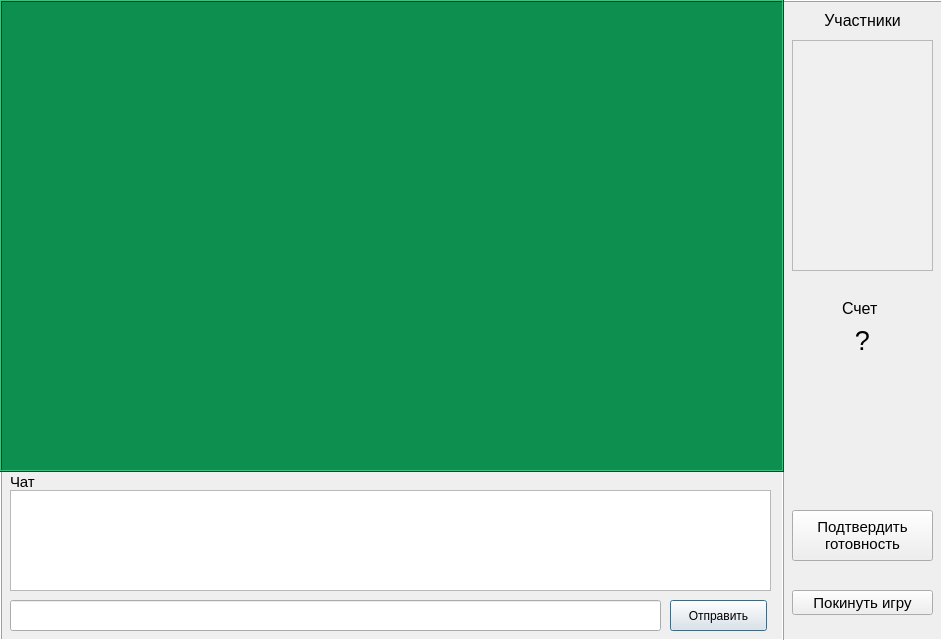
<?xml version="1.0" encoding="UTF-8"?>
<ui version="4.0">
 <class>DialogGame</class>
 <widget class="QDialog" name="DialogGame">
  <property name="geometry">
   <rect>
    <x>0</x>
    <y>0</y>
    <width>942</width>
    <height>640</height>
   </rect>
  </property>
  <property name="windowTitle">
   <string>Название игры</string>
  </property>
  <widget class="QFrame" name="frame">
   <property name="geometry">
    <rect>
     <x>782</x>
     <y>0</y>
     <width>161</width>
     <height>641</height>
    </rect>
   </property>
   <property name="autoFillBackground">
    <bool>true</bool>
   </property>
   <property name="frameShape">
    <enum>QFrame::Box</enum>
   </property>
   <property name="frameShadow">
    <enum>QFrame::Raised</enum>
   </property>
   <widget class="QListWidget" name="listWidget">
    <property name="enabled">
     <bool>false</bool>
    </property>
    <property name="geometry">
     <rect>
      <x>10</x>
      <y>40</y>
      <width>141</width>
      <height>231</height>
     </rect>
    </property>
    <property name="palette">
     <palette>
      <active>
       <colorrole role="WindowText">
        <brush brushstyle="SolidPattern">
         <color alpha="255">
          <red>0</red>
          <green>0</green>
          <blue>0</blue>
         </color>
        </brush>
       </colorrole>
       <colorrole role="Light">
        <brush brushstyle="SolidPattern">
         <color alpha="255">
          <red>240</red>
          <green>240</green>
          <blue>240</blue>
         </color>
        </brush>
       </colorrole>
       <colorrole role="Text">
        <brush brushstyle="SolidPattern">
         <color alpha="255">
          <red>0</red>
          <green>0</green>
          <blue>0</blue>
         </color>
        </brush>
       </colorrole>
       <colorrole role="BrightText">
        <brush brushstyle="SolidPattern">
         <color alpha="255">
          <red>240</red>
          <green>240</green>
          <blue>240</blue>
         </color>
        </brush>
       </colorrole>
       <colorrole role="Base">
        <brush brushstyle="SolidPattern">
         <color alpha="255">
          <red>240</red>
          <green>240</green>
          <blue>240</blue>
         </color>
        </brush>
       </colorrole>
      </active>
      <inactive>
       <colorrole role="WindowText">
        <brush brushstyle="SolidPattern">
         <color alpha="255">
          <red>0</red>
          <green>0</green>
          <blue>0</blue>
         </color>
        </brush>
       </colorrole>
       <colorrole role="Light">
        <brush brushstyle="SolidPattern">
         <color alpha="255">
          <red>240</red>
          <green>240</green>
          <blue>240</blue>
         </color>
        </brush>
       </colorrole>
       <colorrole role="Text">
        <brush brushstyle="SolidPattern">
         <color alpha="255">
          <red>0</red>
          <green>0</green>
          <blue>0</blue>
         </color>
        </brush>
       </colorrole>
       <colorrole role="BrightText">
        <brush brushstyle="SolidPattern">
         <color alpha="255">
          <red>240</red>
          <green>240</green>
          <blue>240</blue>
         </color>
        </brush>
       </colorrole>
       <colorrole role="Base">
        <brush brushstyle="SolidPattern">
         <color alpha="255">
          <red>240</red>
          <green>240</green>
          <blue>240</blue>
         </color>
        </brush>
       </colorrole>
      </inactive>
      <disabled>
       <colorrole role="WindowText">
        <brush brushstyle="SolidPattern">
         <color alpha="255">
          <red>0</red>
          <green>0</green>
          <blue>0</blue>
         </color>
        </brush>
       </colorrole>
       <colorrole role="Light">
        <brush brushstyle="SolidPattern">
         <color alpha="255">
          <red>240</red>
          <green>240</green>
          <blue>240</blue>
         </color>
        </brush>
       </colorrole>
       <colorrole role="Text">
        <brush brushstyle="SolidPattern">
         <color alpha="255">
          <red>0</red>
          <green>0</green>
          <blue>0</blue>
         </color>
        </brush>
       </colorrole>
       <colorrole role="BrightText">
        <brush brushstyle="SolidPattern">
         <color alpha="255">
          <red>240</red>
          <green>240</green>
          <blue>240</blue>
         </color>
        </brush>
       </colorrole>
       <colorrole role="Base">
        <brush brushstyle="SolidPattern">
         <color alpha="255">
          <red>240</red>
          <green>240</green>
          <blue>240</blue>
         </color>
        </brush>
       </colorrole>
      </disabled>
     </palette>
    </property>
    <property name="font">
     <font>
      <pointsize>10</pointsize>
     </font>
    </property>
    <property name="autoFillBackground">
     <bool>false</bool>
    </property>
    <property name="frameShape">
     <enum>QFrame::StyledPanel</enum>
    </property>
    <property name="frameShadow">
     <enum>QFrame::Plain</enum>
    </property>
    <property name="lineWidth">
     <number>1</number>
    </property>
    <property name="editTriggers">
     <set>QAbstractItemView::NoEditTriggers</set>
    </property>
    <property name="sortingEnabled">
     <bool>false</bool>
    </property>
   </widget>
   <widget class="QLabel" name="label">
    <property name="geometry">
     <rect>
      <x>10</x>
      <y>10</y>
      <width>141</width>
      <height>20</height>
     </rect>
    </property>
    <property name="font">
     <font>
      <pointsize>12</pointsize>
     </font>
    </property>
    <property name="text">
     <string>Участники</string>
    </property>
    <property name="alignment">
     <set>Qt::AlignCenter</set>
    </property>
   </widget>
   <widget class="QPushButton" name="pushButton">
    <property name="geometry">
     <rect>
      <x>10</x>
      <y>590</y>
      <width>141</width>
      <height>25</height>
     </rect>
    </property>
    <property name="font">
     <font>
      <pointsize>11</pointsize>
     </font>
    </property>
    <property name="focusPolicy">
     <enum>Qt::NoFocus</enum>
    </property>
    <property name="text">
     <string>Покинуть игру</string>
    </property>
   </widget>
   <widget class="QLabel" name="label_3">
    <property name="geometry">
     <rect>
      <x>60</x>
      <y>300</y>
      <width>41</width>
      <height>16</height>
     </rect>
    </property>
    <property name="font">
     <font>
      <pointsize>12</pointsize>
     </font>
    </property>
    <property name="text">
     <string>Счет</string>
    </property>
   </widget>
   <widget class="QLabel" name="label_4">
    <property name="geometry">
     <rect>
      <x>10</x>
      <y>320</y>
      <width>141</width>
      <height>41</height>
     </rect>
    </property>
    <property name="font">
     <font>
      <pointsize>20</pointsize>
     </font>
    </property>
    <property name="text">
     <string>?</string>
    </property>
    <property name="alignment">
     <set>Qt::AlignCenter</set>
    </property>
   </widget>
   <widget class="QPushButton" name="pushButton_2">
    <property name="geometry">
     <rect>
      <x>10</x>
      <y>510</y>
      <width>141</width>
      <height>51</height>
     </rect>
    </property>
    <property name="font">
     <font>
      <pointsize>11</pointsize>
     </font>
    </property>
    <property name="focusPolicy">
     <enum>Qt::NoFocus</enum>
    </property>
    <property name="text">
     <string>Подтвердить 
готовность</string>
    </property>
   </widget>
  </widget>
  <widget class="QFrame" name="frame_3">
   <property name="geometry">
    <rect>
     <x>0</x>
     <y>470</y>
     <width>784</width>
     <height>171</height>
    </rect>
   </property>
   <property name="autoFillBackground">
    <bool>true</bool>
   </property>
   <property name="frameShape">
    <enum>QFrame::Box</enum>
   </property>
   <property name="frameShadow">
    <enum>QFrame::Raised</enum>
   </property>
   <widget class="QTextBrowser" name="textBrowser">
    <property name="geometry">
     <rect>
      <x>10</x>
      <y>20</y>
      <width>761</width>
      <height>101</height>
     </rect>
    </property>
    <property name="locale">
     <locale language="Russian" country="RussianFederation"/>
    </property>
   </widget>
   <widget class="QLabel" name="label_2">
    <property name="geometry">
     <rect>
      <x>10</x>
      <y>5</y>
      <width>46</width>
      <height>13</height>
     </rect>
    </property>
    <property name="font">
     <font>
      <pointsize>11</pointsize>
     </font>
    </property>
    <property name="text">
     <string>Чат</string>
    </property>
   </widget>
   <widget class="QLineEdit" name="lineEdit">
    <property name="geometry">
     <rect>
      <x>10</x>
      <y>130</y>
      <width>651</width>
      <height>31</height>
     </rect>
    </property>
    <property name="locale">
     <locale language="Russian" country="RussianFederation"/>
    </property>
   </widget>
   <widget class="QPushButton" name="pushButton_3">
    <property name="geometry">
     <rect>
      <x>670</x>
      <y>130</y>
      <width>97</width>
      <height>31</height>
     </rect>
    </property>
    <property name="focusPolicy">
     <enum>Qt::TabFocus</enum>
    </property>
    <property name="text">
     <string>Отправить</string>
    </property>
   </widget>
  </widget>
  <widget class="QFrame" name="frame_2">
   <property name="geometry">
    <rect>
     <x>0</x>
     <y>0</y>
     <width>784</width>
     <height>472</height>
    </rect>
   </property>
   <property name="palette">
    <palette>
     <active>
      <colorrole role="WindowText">
       <brush brushstyle="SolidPattern">
        <color alpha="255">
         <red>0</red>
         <green>0</green>
         <blue>0</blue>
        </color>
       </brush>
      </colorrole>
      <colorrole role="Button">
       <brush brushstyle="SolidPattern">
        <color alpha="255">
         <red>13</red>
         <green>144</green>
         <blue>79</blue>
        </color>
       </brush>
      </colorrole>
      <colorrole role="Light">
       <brush brushstyle="SolidPattern">
        <color alpha="255">
         <red>19</red>
         <green>216</green>
         <blue>118</blue>
        </color>
       </brush>
      </colorrole>
      <colorrole role="Midlight">
       <brush brushstyle="SolidPattern">
        <color alpha="255">
         <red>16</red>
         <green>180</green>
         <blue>98</blue>
        </color>
       </brush>
      </colorrole>
      <colorrole role="Dark">
       <brush brushstyle="SolidPattern">
        <color alpha="255">
         <red>6</red>
         <green>72</green>
         <blue>39</blue>
        </color>
       </brush>
      </colorrole>
      <colorrole role="Mid">
       <brush brushstyle="SolidPattern">
        <color alpha="255">
         <red>8</red>
         <green>96</green>
         <blue>52</blue>
        </color>
       </brush>
      </colorrole>
      <colorrole role="Text">
       <brush brushstyle="SolidPattern">
        <color alpha="255">
         <red>0</red>
         <green>0</green>
         <blue>0</blue>
        </color>
       </brush>
      </colorrole>
      <colorrole role="BrightText">
       <brush brushstyle="SolidPattern">
        <color alpha="255">
         <red>255</red>
         <green>255</green>
         <blue>255</blue>
        </color>
       </brush>
      </colorrole>
      <colorrole role="ButtonText">
       <brush brushstyle="SolidPattern">
        <color alpha="255">
         <red>0</red>
         <green>0</green>
         <blue>0</blue>
        </color>
       </brush>
      </colorrole>
      <colorrole role="Base">
       <brush brushstyle="SolidPattern">
        <color alpha="255">
         <red>255</red>
         <green>255</green>
         <blue>255</blue>
        </color>
       </brush>
      </colorrole>
      <colorrole role="Window">
       <brush brushstyle="SolidPattern">
        <color alpha="255">
         <red>13</red>
         <green>144</green>
         <blue>79</blue>
        </color>
       </brush>
      </colorrole>
      <colorrole role="Shadow">
       <brush brushstyle="SolidPattern">
        <color alpha="255">
         <red>0</red>
         <green>0</green>
         <blue>0</blue>
        </color>
       </brush>
      </colorrole>
      <colorrole role="AlternateBase">
       <brush brushstyle="SolidPattern">
        <color alpha="255">
         <red>134</red>
         <green>199</green>
         <blue>167</blue>
        </color>
       </brush>
      </colorrole>
      <colorrole role="ToolTipBase">
       <brush brushstyle="SolidPattern">
        <color alpha="255">
         <red>255</red>
         <green>255</green>
         <blue>220</blue>
        </color>
       </brush>
      </colorrole>
      <colorrole role="ToolTipText">
       <brush brushstyle="SolidPattern">
        <color alpha="255">
         <red>0</red>
         <green>0</green>
         <blue>0</blue>
        </color>
       </brush>
      </colorrole>
     </active>
     <inactive>
      <colorrole role="WindowText">
       <brush brushstyle="SolidPattern">
        <color alpha="255">
         <red>0</red>
         <green>0</green>
         <blue>0</blue>
        </color>
       </brush>
      </colorrole>
      <colorrole role="Button">
       <brush brushstyle="SolidPattern">
        <color alpha="255">
         <red>13</red>
         <green>144</green>
         <blue>79</blue>
        </color>
       </brush>
      </colorrole>
      <colorrole role="Light">
       <brush brushstyle="SolidPattern">
        <color alpha="255">
         <red>19</red>
         <green>216</green>
         <blue>118</blue>
        </color>
       </brush>
      </colorrole>
      <colorrole role="Midlight">
       <brush brushstyle="SolidPattern">
        <color alpha="255">
         <red>16</red>
         <green>180</green>
         <blue>98</blue>
        </color>
       </brush>
      </colorrole>
      <colorrole role="Dark">
       <brush brushstyle="SolidPattern">
        <color alpha="255">
         <red>6</red>
         <green>72</green>
         <blue>39</blue>
        </color>
       </brush>
      </colorrole>
      <colorrole role="Mid">
       <brush brushstyle="SolidPattern">
        <color alpha="255">
         <red>8</red>
         <green>96</green>
         <blue>52</blue>
        </color>
       </brush>
      </colorrole>
      <colorrole role="Text">
       <brush brushstyle="SolidPattern">
        <color alpha="255">
         <red>0</red>
         <green>0</green>
         <blue>0</blue>
        </color>
       </brush>
      </colorrole>
      <colorrole role="BrightText">
       <brush brushstyle="SolidPattern">
        <color alpha="255">
         <red>255</red>
         <green>255</green>
         <blue>255</blue>
        </color>
       </brush>
      </colorrole>
      <colorrole role="ButtonText">
       <brush brushstyle="SolidPattern">
        <color alpha="255">
         <red>0</red>
         <green>0</green>
         <blue>0</blue>
        </color>
       </brush>
      </colorrole>
      <colorrole role="Base">
       <brush brushstyle="SolidPattern">
        <color alpha="255">
         <red>255</red>
         <green>255</green>
         <blue>255</blue>
        </color>
       </brush>
      </colorrole>
      <colorrole role="Window">
       <brush brushstyle="SolidPattern">
        <color alpha="255">
         <red>13</red>
         <green>144</green>
         <blue>79</blue>
        </color>
       </brush>
      </colorrole>
      <colorrole role="Shadow">
       <brush brushstyle="SolidPattern">
        <color alpha="255">
         <red>0</red>
         <green>0</green>
         <blue>0</blue>
        </color>
       </brush>
      </colorrole>
      <colorrole role="AlternateBase">
       <brush brushstyle="SolidPattern">
        <color alpha="255">
         <red>134</red>
         <green>199</green>
         <blue>167</blue>
        </color>
       </brush>
      </colorrole>
      <colorrole role="ToolTipBase">
       <brush brushstyle="SolidPattern">
        <color alpha="255">
         <red>255</red>
         <green>255</green>
         <blue>220</blue>
        </color>
       </brush>
      </colorrole>
      <colorrole role="ToolTipText">
       <brush brushstyle="SolidPattern">
        <color alpha="255">
         <red>0</red>
         <green>0</green>
         <blue>0</blue>
        </color>
       </brush>
      </colorrole>
     </inactive>
     <disabled>
      <colorrole role="WindowText">
       <brush brushstyle="SolidPattern">
        <color alpha="255">
         <red>6</red>
         <green>72</green>
         <blue>39</blue>
        </color>
       </brush>
      </colorrole>
      <colorrole role="Button">
       <brush brushstyle="SolidPattern">
        <color alpha="255">
         <red>13</red>
         <green>144</green>
         <blue>79</blue>
        </color>
       </brush>
      </colorrole>
      <colorrole role="Light">
       <brush brushstyle="SolidPattern">
        <color alpha="255">
         <red>19</red>
         <green>216</green>
         <blue>118</blue>
        </color>
       </brush>
      </colorrole>
      <colorrole role="Midlight">
       <brush brushstyle="SolidPattern">
        <color alpha="255">
         <red>16</red>
         <green>180</green>
         <blue>98</blue>
        </color>
       </brush>
      </colorrole>
      <colorrole role="Dark">
       <brush brushstyle="SolidPattern">
        <color alpha="255">
         <red>6</red>
         <green>72</green>
         <blue>39</blue>
        </color>
       </brush>
      </colorrole>
      <colorrole role="Mid">
       <brush brushstyle="SolidPattern">
        <color alpha="255">
         <red>8</red>
         <green>96</green>
         <blue>52</blue>
        </color>
       </brush>
      </colorrole>
      <colorrole role="Text">
       <brush brushstyle="SolidPattern">
        <color alpha="255">
         <red>6</red>
         <green>72</green>
         <blue>39</blue>
        </color>
       </brush>
      </colorrole>
      <colorrole role="BrightText">
       <brush brushstyle="SolidPattern">
        <color alpha="255">
         <red>255</red>
         <green>255</green>
         <blue>255</blue>
        </color>
       </brush>
      </colorrole>
      <colorrole role="ButtonText">
       <brush brushstyle="SolidPattern">
        <color alpha="255">
         <red>6</red>
         <green>72</green>
         <blue>39</blue>
        </color>
       </brush>
      </colorrole>
      <colorrole role="Base">
       <brush brushstyle="SolidPattern">
        <color alpha="255">
         <red>13</red>
         <green>144</green>
         <blue>79</blue>
        </color>
       </brush>
      </colorrole>
      <colorrole role="Window">
       <brush brushstyle="SolidPattern">
        <color alpha="255">
         <red>13</red>
         <green>144</green>
         <blue>79</blue>
        </color>
       </brush>
      </colorrole>
      <colorrole role="Shadow">
       <brush brushstyle="SolidPattern">
        <color alpha="255">
         <red>0</red>
         <green>0</green>
         <blue>0</blue>
        </color>
       </brush>
      </colorrole>
      <colorrole role="AlternateBase">
       <brush brushstyle="SolidPattern">
        <color alpha="255">
         <red>13</red>
         <green>144</green>
         <blue>79</blue>
        </color>
       </brush>
      </colorrole>
      <colorrole role="ToolTipBase">
       <brush brushstyle="SolidPattern">
        <color alpha="255">
         <red>255</red>
         <green>255</green>
         <blue>220</blue>
        </color>
       </brush>
      </colorrole>
      <colorrole role="ToolTipText">
       <brush brushstyle="SolidPattern">
        <color alpha="255">
         <red>0</red>
         <green>0</green>
         <blue>0</blue>
        </color>
       </brush>
      </colorrole>
     </disabled>
    </palette>
   </property>
   <property name="autoFillBackground">
    <bool>true</bool>
   </property>
   <property name="frameShape">
    <enum>QFrame::Box</enum>
   </property>
   <property name="frameShadow">
    <enum>QFrame::Raised</enum>
   </property>
  </widget>
 </widget>
 <resources/>
 <connections/>
</ui>
